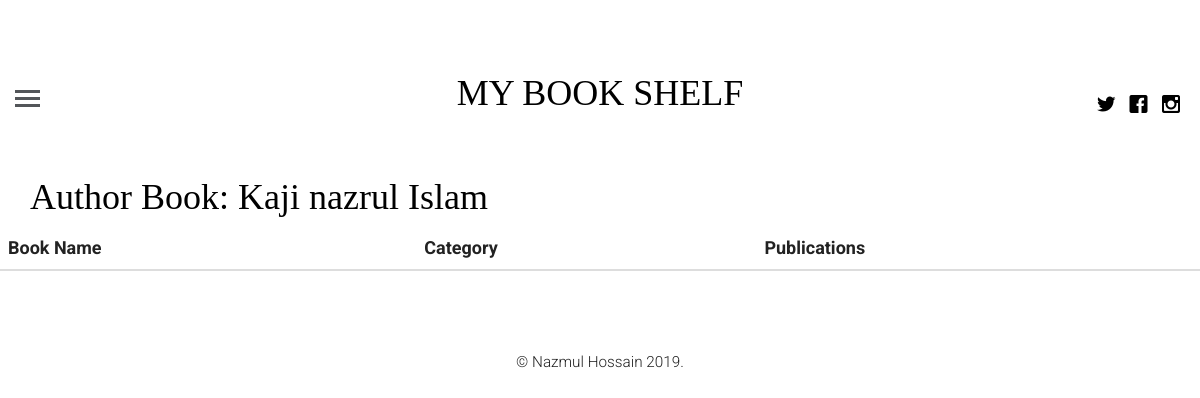
Page /book/author/Kaji nazrul Islam on the earlier database version.
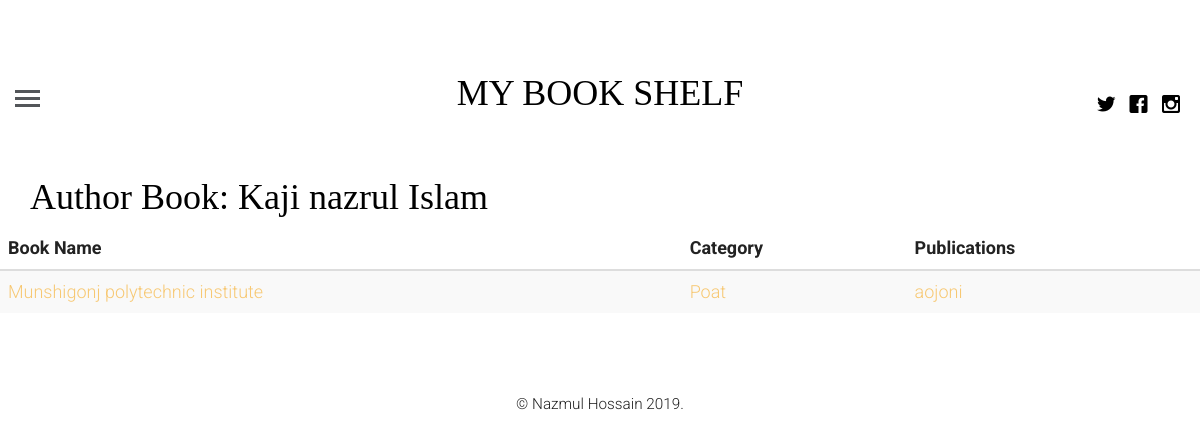
Same page on the later database version.
### book_shelf/models.py (models this page shows, shortened)
class BookAuthor(models.Model):
    name = models.CharField(max_length=100)

class NeedToRead(models.Model):
    name = models.CharField(max_length=100)
    pictur = models.ImageField()
    book_author = models.ForeignKey(BookAuthor,on_delete=models.CASCADE)
    category = models.ForeignKey(Category,on_delete=models.CASCADE)
    price = models.IntegerField()
    publisher = models.ForeignKey(Publisher,on_delete=models.CASCADE)
    target_date = models.DateField()
    status_choices = (
        ('High','High'),
        ('Medium','Medium'),
        ('Low','Low'),
        ('Done','Done')
    )
    status = models.CharField(max_length=6,choices=status_choices)
    posted_on = models.DateTimeField(auto_now=False,auto_now_add=True)
    update_on = models.DateTimeField(auto_now=True,auto_now_add=False)

class Category(models.Model):
    name = models.CharField(max_length=100)
    def __str__(self):
        return self.name

class Publisher(models.Model):
    name = models.CharField(max_length=100)
    def __str__(self):
        return self.name

### book_shelf/views.py (the view)
# urls.py: path('book/author/<book_auth>',author_book,name="author_book"),
def author_book(request,book_auth):
    auth_books = NeedToRead.objects.filter(book_author__name = book_auth)
    context = {
        "auth_books":auth_books,
        "book_autor_name":book_auth
    }
    return render(request,'book_shelf/author_book.html',context)

### template/book_shelf/author_book.html (shortened to what this page needs)
{% extends 'base.html' %}
{% block content %}
            <h1 class="container">Author Book: {{book_autor_name}}</h1>
     <table class="table table-striped">
    <thead>
        <tr>
        <th scope="col"> Book Name </th>
        <th scope="col">Category</th>
        <th scope="col">Publications</th>
        </tr>
    </thead>
    <tbody>
        {% for book in auth_books %}
        <tr>
        <td><a href="{% url 'book_details' book.id %}">{{book.name}}</a></td>
        <td> <a href="{% url 'category_book' book.category %}">{{book.category}}</a></td>
        <td> <a href="{% url 'publisar_book' book.publisher %}">{{book.publisher}}</a></td>
        </tr>
        {% endfor %}
    </tbody>
    </table>
{% endblock %}

Differences in the rows shown:
added BookAuthor: name "Kaji nazrul Islam"
added NeedToRead: name "Munshigonj polytechnic institute", category "Poat", publisher "aojoni"
Other differences:
{{ book_autor_name }}: "Kaji nazrul Islam" → (not shown)
